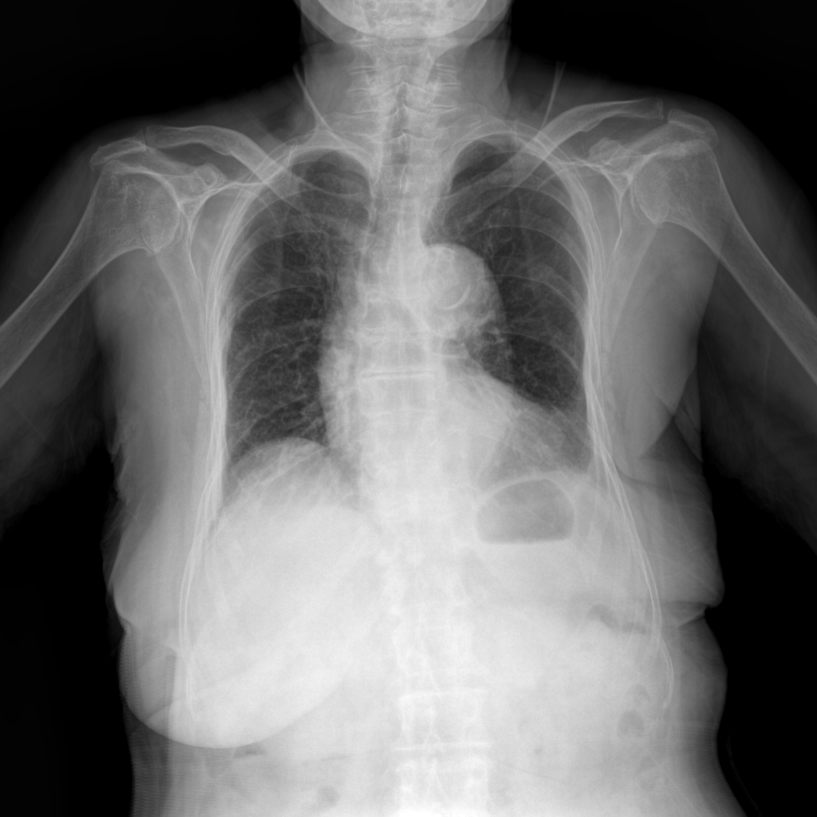
#> input picture test_data/0151.jpg, 3268 x 3268 px (shown at 1/4 size)
$ python -i post_processing.py   (imports and definitions only)
#> lines starting #> are read from the running program, lines starting #| are printed output that depends on the picture; after the words box and inside, x2 and y2 are one past the last pixel; in counts of white or black regions, pixels touching at a corner belong together
#> further down, picture is the input picture: shape (3268, 3268, 3); min 0, max 255, mean 106.4
import cv2
import numpy as np
import tensorflow as tf


# [4 lines left out: function create_mask, not called in this run]


def do_floodFIll(image):
    im_in = image
    th, im_th = cv2.threshold(im_in, 0, 1, cv2.THRESH_BINARY_INV)
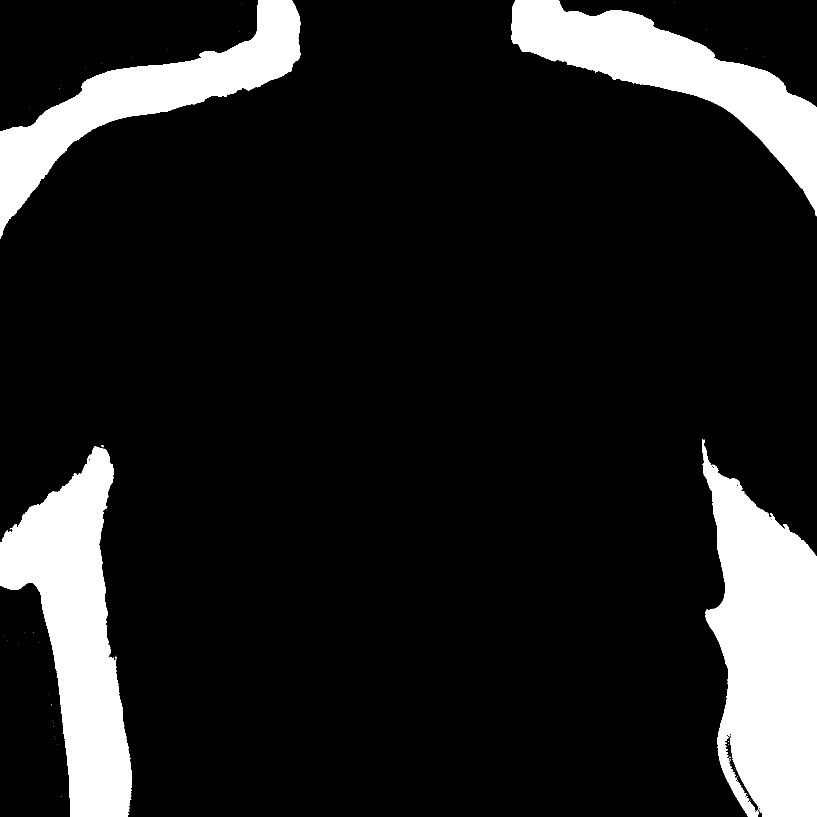
#> im_th: shape (3268, 3268, 3) (shown at 1/4 size); values 0 (black) and 1 (white), 13.3% white; 72 white regions (64 under 20 px), largest, box (x1, y1, x2, y2) and area: (2808, 1756, 3268, 3268) 461120, (0, 1786, 529, 3268) 381572, (2045, 0, 3268, 865) 303711
    im_floodfill = im_th.copy()
    h, w = im_th.shape[:2]
#> h = 3268; w = 3268
    mask = np.zeros((h + 2, w + 2), np.uint8)

    retval, _image, _mask, _rect = cv2.floodFill(im_floodfill, mask, (3, 3), 0)
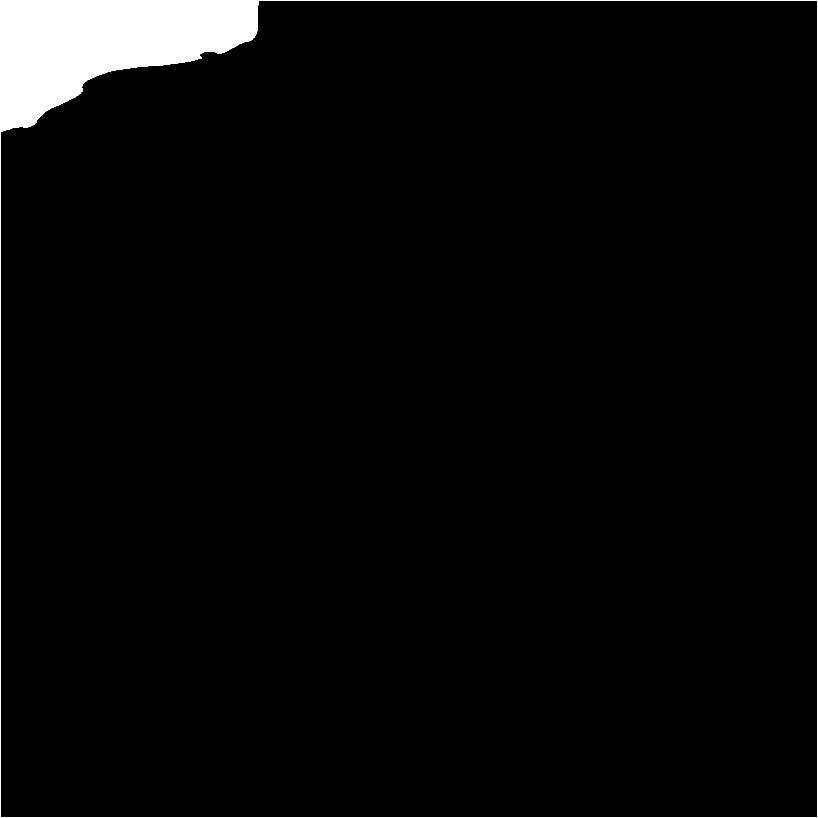
#> _mask: shape (3270, 3270) (shown at 1/4 size); values 0 (black) and 1 (white), 3.1% white; 1 white region, box (x1, y1, x2, y2) and area: (0, 0, 3270, 3270) 335300
#> retval = 322224

    resized_fill_mask = cv2.resize(
        _mask, dsize=(512, 512), interpolation=cv2.INTER_CUBIC
    )
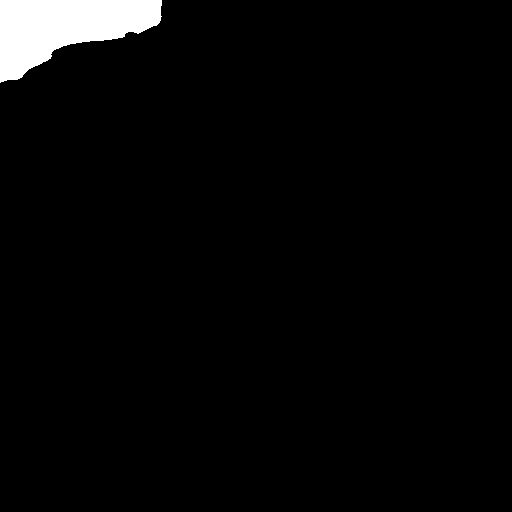
#> resized_fill_mask: shape (512, 512); values 0 (black) and 1 (white), 3% white; 1 white region, box (x1, y1, x2, y2) and area: (0, 0, 162, 83) 7939

    res_mask = resized_fill_mask.copy()
    res_mask[np.where(res_mask == 1)] = 9
    res_mask[np.where(res_mask == 0)] = 1
    res_mask[np.where(res_mask == 9)] = 0

    return res_mask


# [47 lines left out: functions overlay_cardiac_mask, convert_to_3channel, post_processing, not called in this run]

>>> import cv2
>>> picture = cv2.imread('test_data/0151.jpg')
>>> result = do_floodFIll(picture)

$ run again, on test_data/0152.jpg
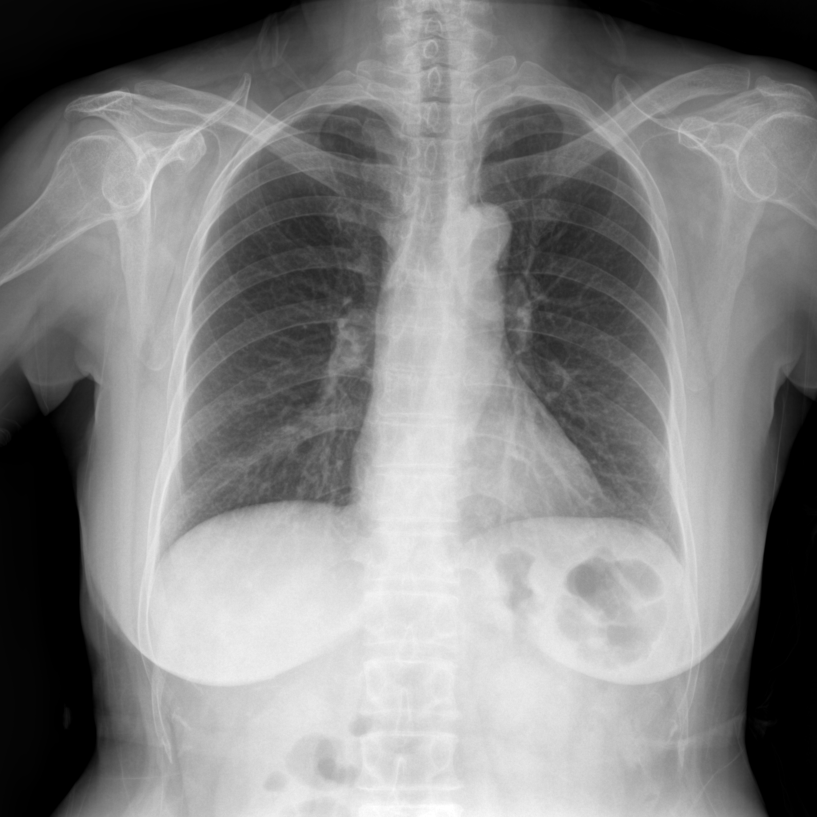
#> input picture test_data/0152.jpg, 3268 x 3268 px (shown at 1/4 size)
#> picture is the input picture: shape (3268, 3268, 3); min 0, max 255, mean 130.9
#> in do_floodFIll, `th, im_th = cv2.threshold(im_in, 0, 1, cv2.THRESH_BINARY_INV)`:
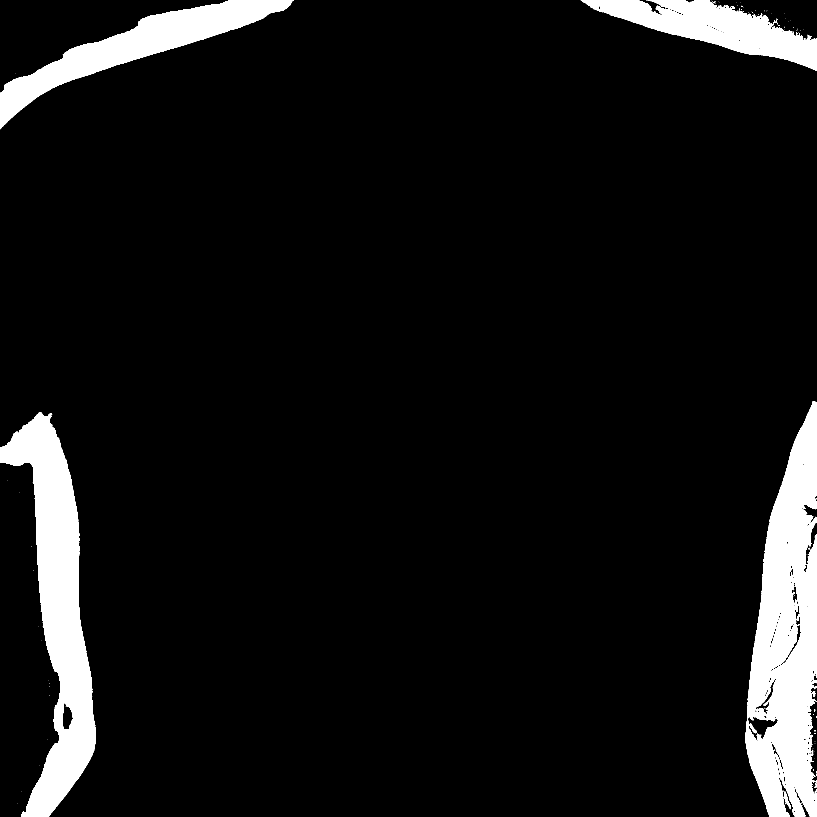
#> im_th: shape (3268, 3268, 3) (shown at 1/4 size); values 0 (black) and 1 (white), 7.4% white; 154 white regions (127 under 20 px), largest, box (x1, y1, x2, y2) and area: (2982, 1605, 3268, 3268) 298771, (0, 1648, 384, 3268) 247308, (0, 0, 1176, 517) 136321
#> _mask: shape (3270, 3270); values 0 (black) and 1 (white), 1.4% white; 1 white region, box (x1, y1, x2, y2) and area: (0, 0, 3270, 3270) 149721
#> retval = 136645
#> in do_floodFIll, `resized_fill_mask = cv2.resize( _mask, dsize=(512, 512), interpolation..`:
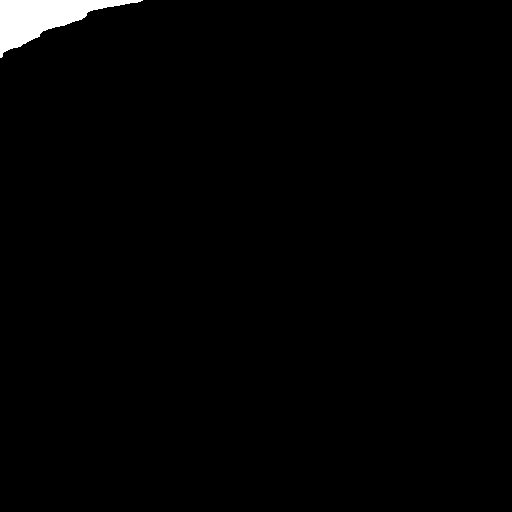
#> resized_fill_mask: shape (512, 512); values 0 (black) and 1 (white), 1.3% white; 1 white region, box (x1, y1, x2, y2) and area: (0, 0, 143, 58) 3380

$ run again, on test_data/0153.jpg
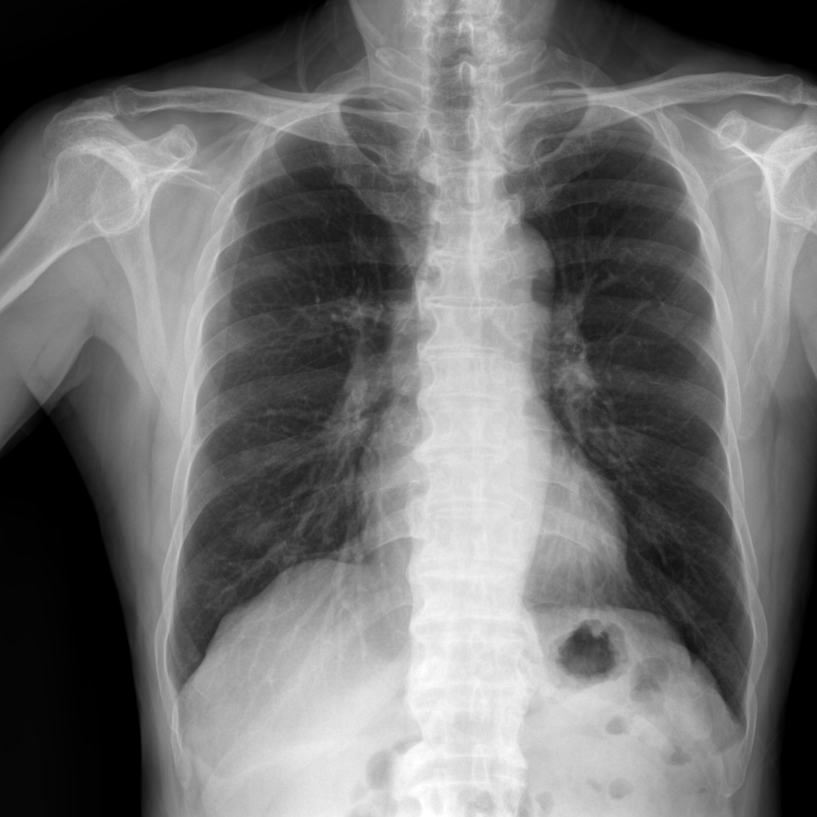
#> input picture test_data/0153.jpg, 3268 x 3268 px (shown at 1/4 size)
#> picture is the input picture: shape (3268, 3268, 3); min 0, max 255, mean 111.9
#> in do_floodFIll, `th, im_th = cv2.threshold(im_in, 0, 1, cv2.THRESH_BINARY_INV)`:
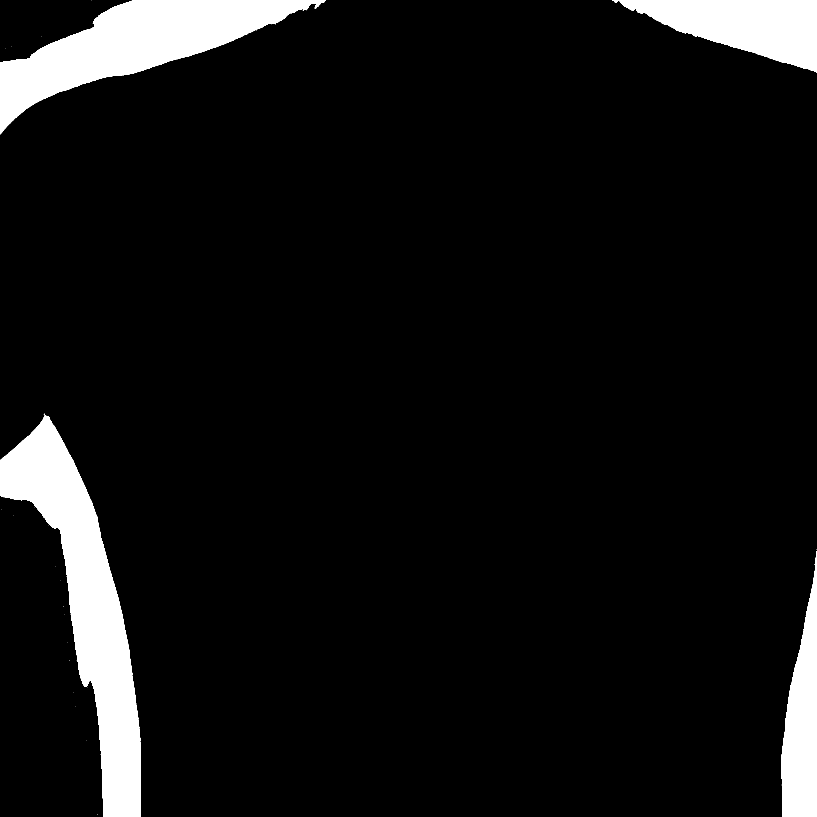
#> im_th: shape (3268, 3268, 3) (shown at 1/4 size); values 0 (black) and 1 (white), 7.2% white; 30 white regions (26 under 20 px), largest, box (x1, y1, x2, y2) and area: (0, 1661, 563, 3268) 304301, (0, 0, 1303, 537) 245744, (2448, 0, 3268, 290) 129566, (3125, 2205, 3268, 3268) 94284
#> _mask: shape (3270, 3270); values 0 (black) and 1 (white), 0.82% white; 1 white region, box (x1, y1, x2, y2) and area: (0, 0, 3270, 3270) 87909
#> retval = 74833
#> in do_floodFIll, `resized_fill_mask = cv2.resize( _mask, dsize=(512, 512), interpolation..`:
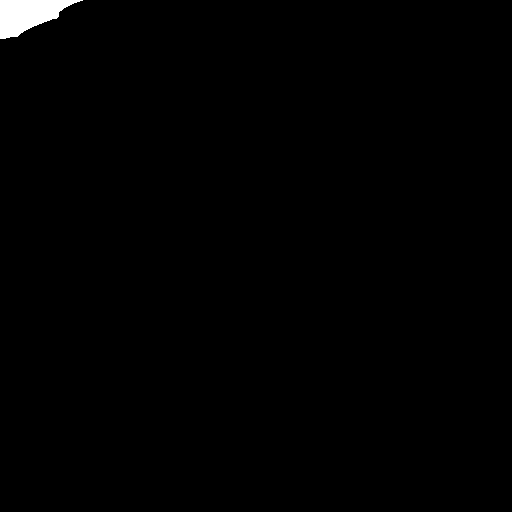
#> resized_fill_mask: shape (512, 512); values 0 (black) and 1 (white), 0.71% white; 1 white region, box (x1, y1, x2, y2) and area: (0, 0, 83, 39) 1851

$ run again, on test_data/0154.jpg
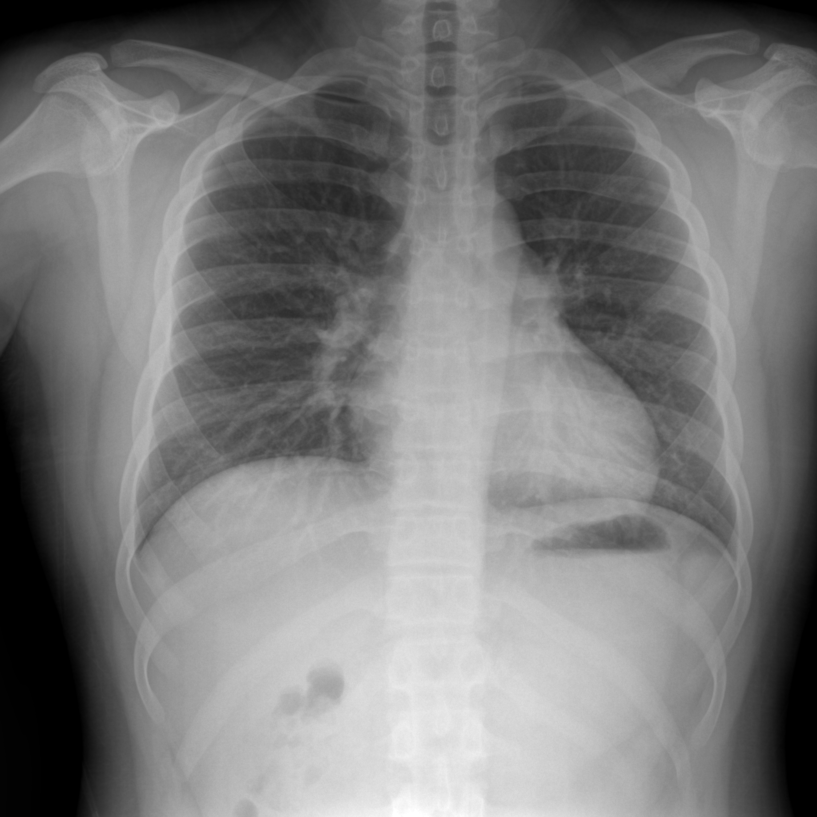
#> input picture test_data/0154.jpg, 3268 x 3268 px (shown at 1/4 size)
#> picture is the input picture: shape (3268, 3268, 3); min 0, max 255, mean 122
#> in do_floodFIll, `th, im_th = cv2.threshold(im_in, 0, 1, cv2.THRESH_BINARY_INV)`:
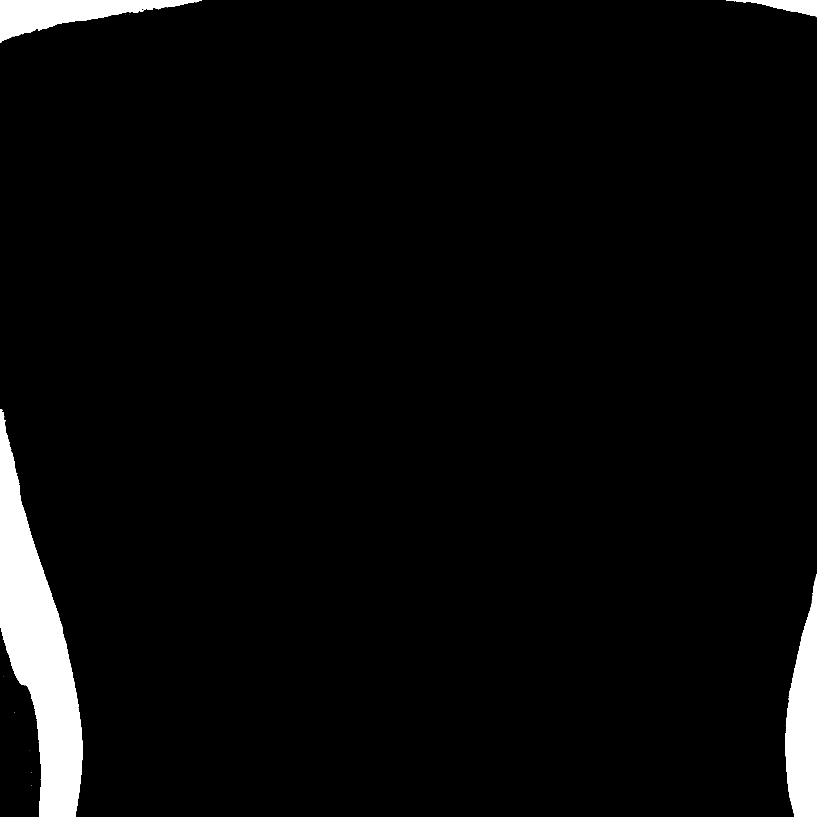
#> im_th: shape (3268, 3268, 3) (shown at 1/4 size); values 0 (black) and 1 (white), 3.7% white; 17 white regions (13 under 20 px), largest, box (x1, y1, x2, y2) and area: (0, 1637, 331, 3268) 243513, (3141, 2296, 3268, 3268) 83706, (0, 0, 808, 170) 58999, (2904, 0, 3268, 69) 10341
#> _mask: shape (3270, 3270); values 0 (black) and 1 (white), 0.67% white; 1 white region, box (x1, y1, x2, y2) and area: (0, 0, 3270, 3270) 72075
#> retval = 58999
#> im_floodfill: shape (3268, 3268, 3); values 0 (black) and 1 (white), 3.2% white; 16 white regions (13 under 20 px), largest, box (x1, y1, x2, y2) and area: (0, 1637, 331, 3268) 243513, (3141, 2296, 3268, 3268) 83706, (2904, 0, 3268, 69) 10341
#> in do_floodFIll, `resized_fill_mask = cv2.resize( _mask, dsize=(512, 512), interpolation..`:
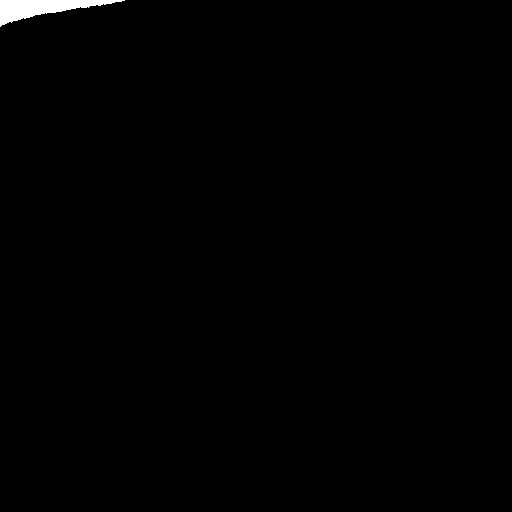
#> resized_fill_mask: shape (512, 512); values 0 (black) and 1 (white), 0.56% white; 1 white region, box (x1, y1, x2, y2) and area: (0, 0, 125, 27) 1473
